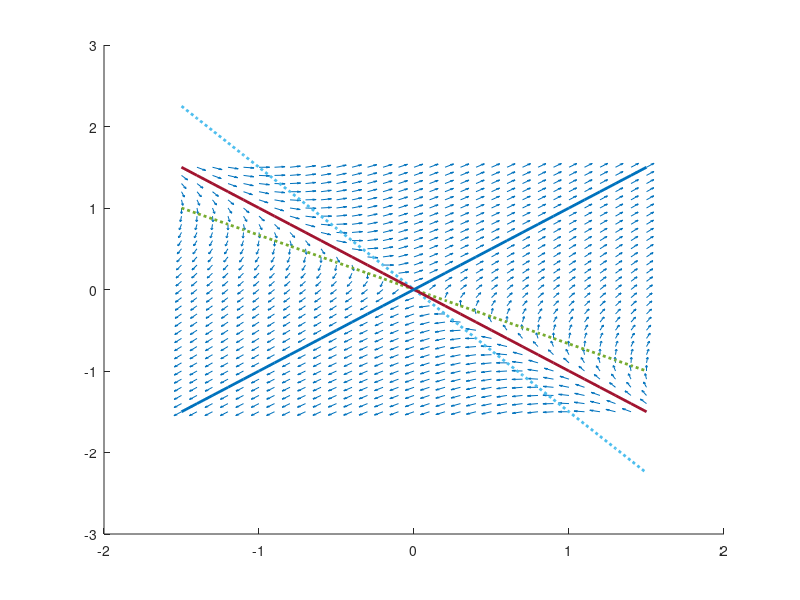

Recreate this plot in MATLAB. (Note: this script raises an error after producing the figure.)
#A = [3 2; 2 3]; #noeud instable 
A = [2 3; 3 2]; #selle 

[x1,x2] = meshgrid(-1.5:0.1:1.5);

x1_values = A(1,1)*x1+A(1,2)*x2;
x2_values = A(2,1)*x1+A(2,2)*x2;

norms=sqrt(x1_values.^2+x2_values.^2);
x1_normalized = x1_values ./ norms;
x2_normalized = x2_values ./norms;

line_range = -1.5:.1:1.5;
# isoclines
isocline_1 = -(A(1,1)/A(1,2)) * line_range;
isocline_2 = -(A(2,1)/A(2,2)) * line_range;

# Droites invariantes (vecteurs propres) 
[V,L] = eig(A);
eigenvector_1 = (V(2,1)/V(1,1)) * line_range;
eigenvector_2 = (V(2,2)/V(1,2)) * line_range;

figure(1);
hold on;
vector_scale = .5;
quiver(x1,x2,x1_normalized,x2_normalized, vector_scale);

plot(line_range,isocline_1,"linewidth", 2, "linestyle", ":");
plot(line_range,isocline_2,"linewidth", 2, "linestyle", ":");

plot(line_range,eigenvector_1,"linewidth",2);
plot(line_range,eigenvector_2,"linewidth",2);
quiver([0;0],[0;0],V(1,:),V(2,:),"linewidth",5,"color","k");
hold off;
